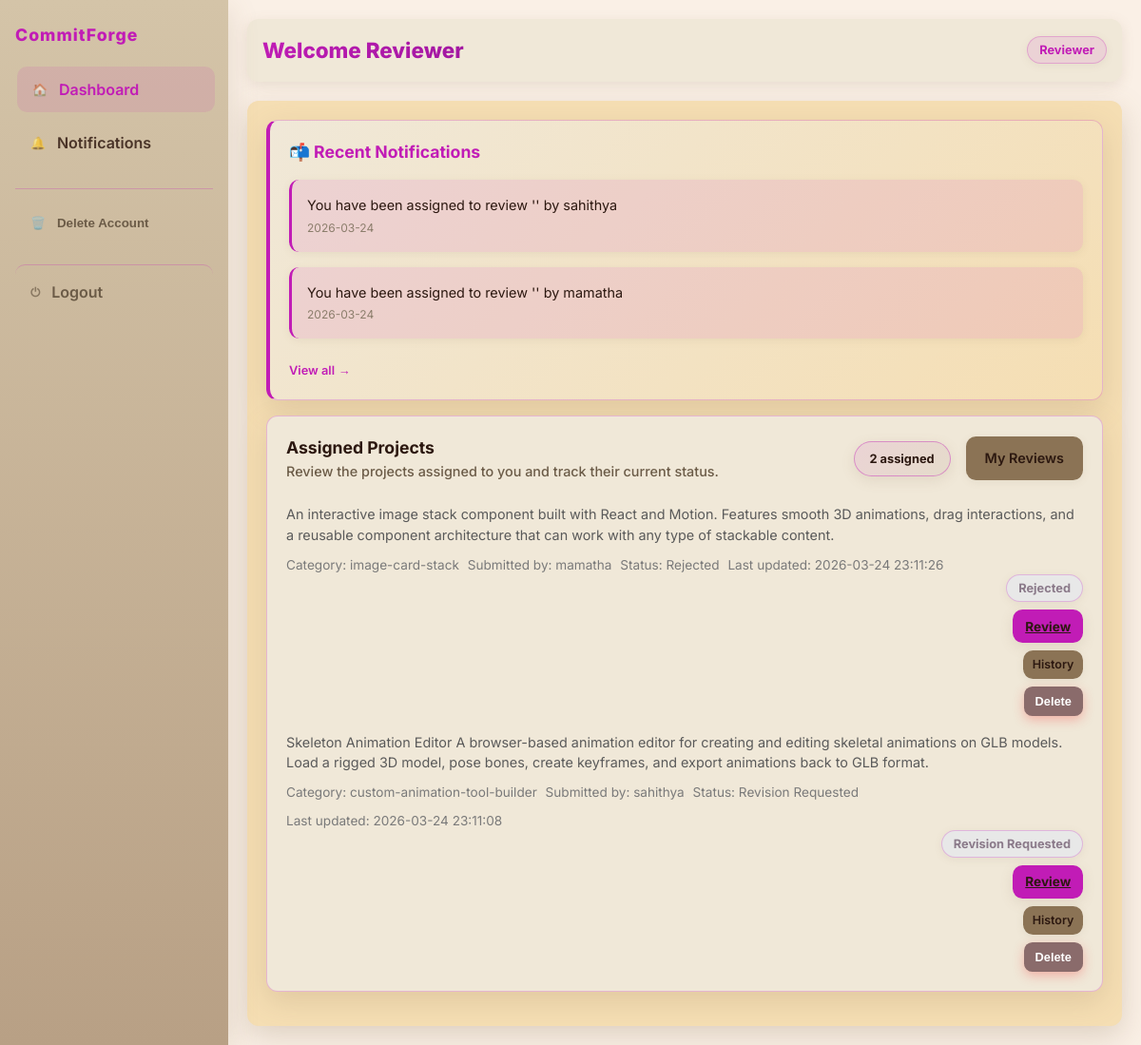
Page /reviewer/dashboard (signed in) on the committed database.
### tables this page shows
CREATE TABLE notifications (
        id INTEGER PRIMARY KEY AUTOINCREMENT,
        user_id INTEGER,
        message TEXT,
        type TEXT,
        related_project_id INTEGER,
        read_status INTEGER DEFAULT 0,
        created_at TEXT
    );

CREATE TABLE projects (
        id INTEGER PRIMARY KEY AUTOINCREMENT,
        contributor_id INTEGER,
        title TEXT,
        description TEXT,
        category TEXT,
        demo_link TEXT,
        github_link TEXT,
        zip_path TEXT,
        status TEXT
    , created_at TEXT, updated_at TEXT, deleted_at TEXT, assigned_reviewer_id INTEGER, assigned_at TEXT);

### routes/reviewer_routes.py (the view)
@reviewer_bp.route("/reviewer/dashboard")
def dashboard():
    conn = get_db()
    projects = conn.execute("""
        SELECT DISTINCT p.*, u.name AS contributor_name
        FROM projects p
        LEFT JOIN users u ON u.id = p.contributor_id
        INNER JOIN project_reviewers pr ON pr.project_id = p.id
        WHERE pr.reviewer_id = ? AND p.deleted_at IS NULL
        ORDER BY p.updated_at DESC, p.created_at DESC, p.id DESC
    """, (session["user_id"],)).fetchall()
    notifications = get_user_notifications(session["user_id"])
    return render_template("reviewer/dashboard.html", projects=projects, notifications=notifications)

### utils/db.py (called while the page is built)
def get_db():
    conn = sqlite3.connect("database.db")
    conn.row_factory = sqlite3.Row
    return conn

### utils/helpers.py (called while the page is built)
def format_datetime_ist(dt_str=None, format_type="full"):
    if dt_str:
        if isinstance(dt_str, str):
            dt = datetime.fromisoformat(dt_str.replace('Z', '+00:00'))
        else:
            dt = dt_str
    else:
        dt = datetime.utcnow()
    ist_offset = timedelta(hours=5, minutes=30)
    ist_dt = dt + ist_offset
    if format_type == "date":
        return ist_dt.strftime("%Y-%m-%d")
    elif format_type == "time":
        return ist_dt.strftime("%H:%M")
    elif format_type == "datetime":
        return ist_dt.strftime("%Y-%m-%d %H:%M:%S")
    else:  # full
        return ist_dt.strftime("%Y-%m-%d at %H:%M")

### utils/notifications.py (called while the page is built)
def get_user_notifications(user_id, unread_only=False):
    conn = get_db()
    if unread_only:
        notifications = conn.execute("""
            SELECT * FROM notifications
            WHERE user_id = ? AND read_status = 0
            ORDER BY created_at DESC
        """, (user_id,)).fetchall()
    else:
        notifications = conn.execute("""
            SELECT * FROM notifications
            WHERE user_id = ?
            ORDER BY created_at DESC
        """, (user_id,)).fetchall()
    conn.close()
    return notifications

### templates/reviewer/dashboard.html (shortened to what this page needs)
{% extends "base.html" %}
{% block content %}
{% if notifications %}
<div class="notification-panel panel">
    <h4 class="section-title" style="margin:0 0 var(--space-lg) 0; color:var(--primary);">📬 Recent Notifications</h4>
    <div class="notification-list">
        {% for notification in notifications[:5] %}
        <div class="notification-item{% if notification.read_status == 0 %} unread{% endif %}">
            <p class="notification-message">{{ notification.message }}</p>
            <div class="notification-timestamp">{{ notification.created_at | ist_time("date") }}</div>
        </div>
        {% endfor %}
    </div>
    <a href="/notifications" class="link-primary">View all</a>
</div>
{% endif %}
<div class="panel">
    <div class="dashboard-header">
        <div>
            <h3 class="section-title">Assigned Projects</h3>
            <p class="dashboard-subtitle">Review the projects assigned to you and track their current status.</p>
        </div>
        <div class="dashboard-stats">
            <span class="pill total-count">{{ projects|length }} assigned</span>
            <a class="btn-secondary" href="/reviewer/history">My Reviews</a>
        </div>
    </div>
    {% if projects %}
    <ul style="list-style:none; margin:0; padding:0; display:grid; gap:0.8rem;">
        {% for p in projects %}
        <li class="review-card">
            <div>
                <p style="margin:0 0 0.65rem; color:#5a5a5a; font-size:0.9rem;">{{ p.description or "No description" }}
                </p>
                <div
                    style="display:flex; flex-wrap:wrap; gap:0.55rem; align-items:center; font-size:0.85rem; color:#7a7a7a;">
                    <span>Category: {{ p.category or 'N/A' }}</span>
                    <span>Submitted by: {{ p.contributor_name or ('User #' ~ p.contributor_id) }}</span>
                    <span>Status: {{ p.status or 'Submitted' }}</span>
                    <span>Last updated: {{ (p.updated_at or p.created_at) | ist_time("datetime") if (p.updated_at or
                        p.created_at) else 'unknown' }}</span>
                </div>
            </div>
            <div style="display:flex; flex-direction:column; align-items:flex-end; gap:0.5rem;">
                <span class="pill" style="background:#e8e8e8; color:#8b7a8a;">{{ p.status or 'Submitted'
                    }}</span>
                <a class="btn-primary" style="padding:0.45rem 0.8rem; font-size:0.85rem;"
                    href="/review/{{p.id}}">Review</a>
                <a class="btn-secondary" style="padding:0.35rem 0.6rem; font-size:0.78rem;"
                    href="/reviewer/project-history/{{ p.id }}">History</a>
                <form method="POST" action="/reviewer/delete/{{ p.id }}" style="margin:0;">
                    <button type="submit" class="btn-danger btn-small">Delete</button>
                </form>
            </div>
        </li>
        {% endfor %}
    </ul>
    {% else %}
    <p>No projects are assigned to you yet. Check with the admin for assignment.</p>
    {% endif %}
</div>
{% endblock %}

### templates/base.html (shortened to what this page needs)
<!DOCTYPE html>
<html lang="en">
<head>
    <link rel="stylesheet" href="{{ url_for('static', filename='css/style.css') }}" />
</head>
<body>
    <div class="app-shell">
        <aside class="sidebar" id="sidebar">
            <div class="brand">
                <h1 id="appBrand">CommitForge</h1>
            </div>
            {% if session.get('user_id') %}
            <nav class="nav-links">
                {% if session.get('role') == 'Reviewer' %}
                <a class="nav-link{% if request.path == '/reviewer/dashboard' %} active{% endif %}" data-short="🏠"
                    href="/reviewer/dashboard">Dashboard</a>
                {% endif %}
                <a class="nav-link{% if request.path == '/notifications' %} active{% endif %}" data-short="🔔"
                    href="/notifications">Notifications</a>
                <form method="POST" action="/delete_account"
                    onsubmit="return confirm('Are you sure you want to delete your account? This action cannot be undone.')"
                    class="nav-link-form">
                    <button type="submit" class="nav-link delete-account" data-short="🗑️">Delete Account</button>
                </form>
                <a class="nav-link logout" data-short="⏻" href="/logout">Logout</a>
            </nav>
            {% else %}
            <nav class="nav-links auth-nav">
                <a class="nav-link" href="/">Sign In</a>
                <a class="nav-link" href="/register">Sign Up</a>
            </nav>
            {% endif %}
        </aside>
        <main class="main-content">
            <header class="topbar">
                <div>
                    <h2>Welcome{% if session.get('role') %} {{ session.get('role') }}{% endif %}</h2>
                </div>
                <div class="topbar-actions">
                    {% if session.get('user_id') %}
                    <span class="pill">{{ session.get('role') }}</span>
                    {% endif %}
                </div>
            </header>
            <section class="content-wrapper">
                {% block content %}{% endblock %}
            </section>
        </main>
    </div>
</body>
</html>

### rows in the picture
notifications: message "You have been assigned to review '' by sahithya", created_at|ist_time "2026-03-24"
notifications: message "You have been assigned to review '' by mamatha", created_at|ist_time "2026-03-24"
projects: description "An interactive image stack component built with React and Motion. Features smooth 3D animations, drag interactions, and a reusable component architecture that can work with any type of stackable content.", category "image-card-stack", contributor_name "mamatha", status "Rejected", updated_at "2026-03-24 23:11:26"
projects: description "Skeleton Animation Editor A browser-based animation editor for creating and editing skeletal animations on GLB models. Load a rigged 3D model, pose bones, create keyframes, and export animations back to GLB format.", category "custom-animation-tool-builder", contributor_name "sahithya", status "Revision Requested", updated_at "2026-03-24 23:11:08"

### other values in the picture
{{ session.get('role') }} "Reviewer"
{{ projects|length }} "2"
